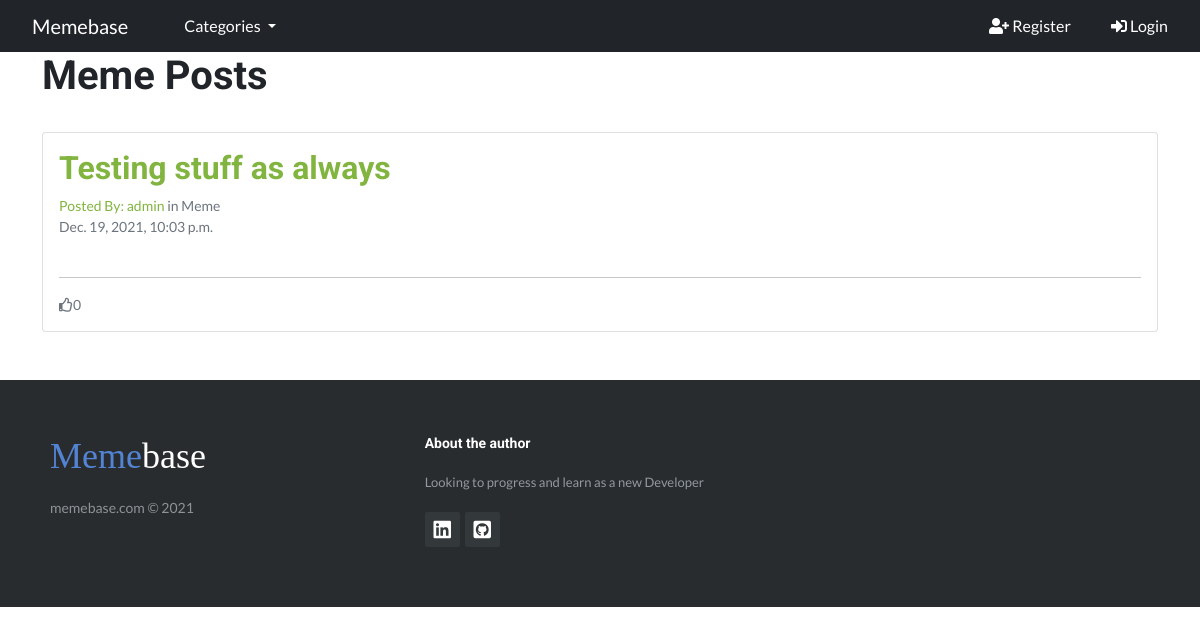
/category/Meme/, run on an earlier commit of the app's database.
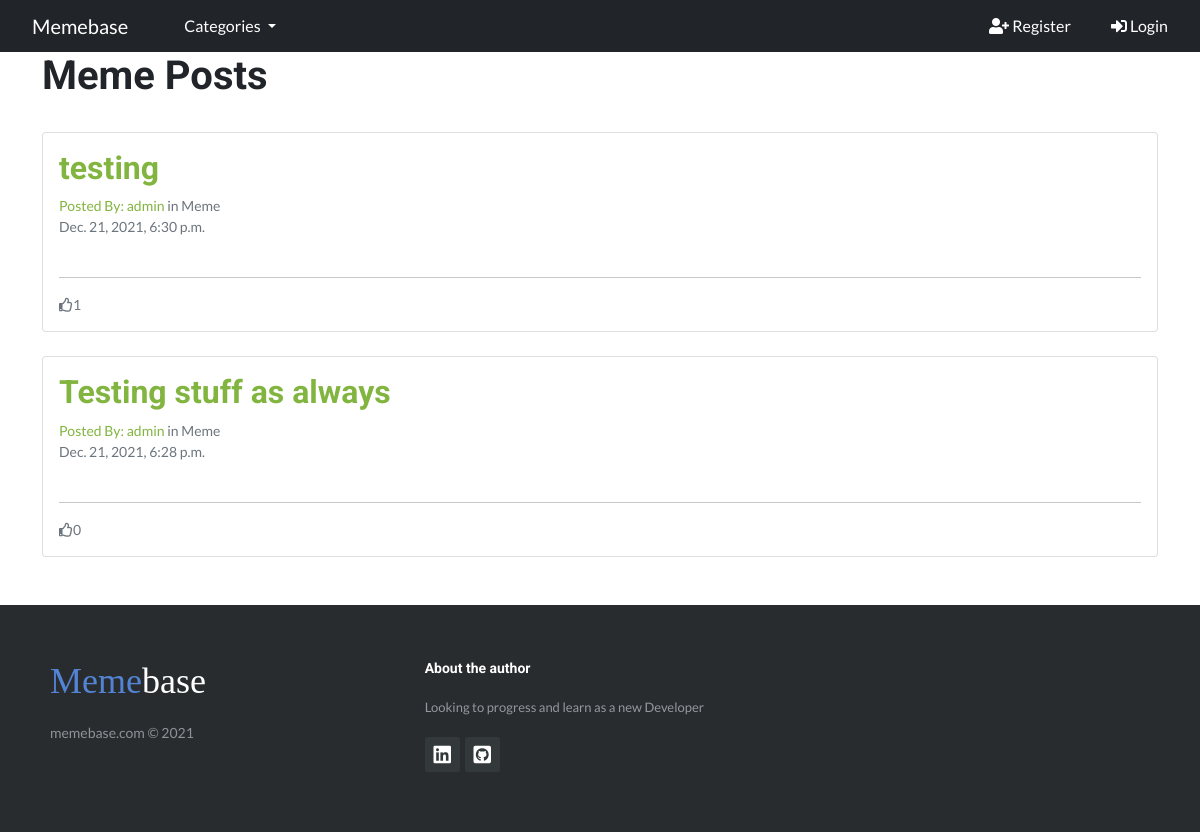
And on a later commit of the database.
### memeblog/models.py (models this page shows, shortened)
class Post(models.Model):
    title = models.CharField(max_length=200, unique=True)
    category = models.CharField(max_length=200)
    author = models.ForeignKey(User, on_delete=models.CASCADE, related_name="blog_posts")
    posted_on = models.DateTimeField(auto_now=True)
    content_image = CloudinaryField('image')
    likes = models.ManyToManyField(User, related_name='post_likes', blank=True)
    class Meta:
        ordering = ['-posted_on']

### memeblog/views.py (the view)
# urls.py: path('category/<category>/', CategoryView.as_view(), name='category'),
class CategoryView(ListView):
    template_name = 'category_page.html'
    context_object_name = 'catlist'
    def get_queryset(self):
        content = {
            'cat': self.kwargs['category'],
            'posts': Post.objects.filter(category=self.kwargs['category'])
        }
        return content

### memeblog/views.py (called while the page is built)
def category_list(request):
    category_list = Category.objects.all()
    context = {
        'category_list': category_list
    }
    return context

### templates/category_page.html (shortened to what this page needs)
{% extends "base.html" %}
{% block content %}
{% if catlist.posts %}
    <div class="container">
        <div class="row">
            <h1>{{ catlist.cat|title }} Posts</h1>
            <div class="col-lg-12 mb-4 mt-4">
                {% for post in catlist.posts %}
                    <div class="card mb-4">
                        <a href="{% url 'post_detail' post.pk %}">
                            <div class="card-body">
                                <h2 class="card-title">{{ post.title }}</h2>
                                <div class="small text-muted">Posted By: <a href="{% url 'profile_page' post.author.userprofile.id %}">{{ post.author }}</a> in {{ post.category }}
                                </div>
                                <div class="small text-muted">{{ post.posted_on }}</div>
                                <hr>
                                <div class="small text-muted"><i class="far fa-thumbs-up"></i>{{ post.likes.count }}</div>
                            </div>
                        </a>
                    </div>
                {% endfor %}
            </div>
        </div>
    </div>
{% else %}
<div class="container">
    <div class="row">
        <h2>Sorry this page does not exsist</h2>
    </div>
</div>
{% endif %}
{% endblock %}

### templates/base.html (shortened to what this page needs)
{% load static %}
{% load cloudinary %}
<!DOCTYPE html>
<html lang="en">
<head>
    <link rel="stylesheet" href="https://cdnjs.cloudflare.com/ajax/libs/font-awesome/5.15.3/css/all.min.css">
    <link rel="stylesheet" href="https://cdn.jsdelivr.net/npm/bootstrap@5.1.3/dist/css/bootstrap.min.css"
        type="text/css">
    <link rel="stylesheet" href="{% static 'css/style.css' %}">
</head>
<body>
    <nav class="navbar navbar-expand-lg navbar-dark bg-dark py-0 px-0">
        <div class="container-fluid">
            <a class="navbar-brand" href="{% url 'home' %}">Memebase</a>
            <div class="collapse navbar-collapse" id="navbarNavDropdown">
                <ul class="navbar-nav">
                    <li class="nav-item dropdown">
                        <a class="nav-link dropdown-toggle" href="#" id="navbarDropdownMenuLink" role="button"
                            data-bs-toggle="dropdown" aria-expanded="false">
                            Categories
                        </a>
                    </li>
                    {% if user.is_authenticated %}
                        {% if user.userprofile.id %}
                            <li class="nav-item">
                                <a class="nav-link" href="{% url 'add_post' %}">Add Post</a>
                            </li>
                            <li class="nav-item right dropdown">
                                <a class="nav-link dropdown-toggle" href="#" id="navbarDropdownMenuLink" role="button"
                                    data-bs-toggle="dropdown" aria-expanded="false">
                                    <i class="fas fa-user"></i> {{ user.username }} Logged in
                                </a>
                                <ul class="dropdown-menu dropdown-menu-dark" aria-labelledby="navbarDropdownMenuLink">
                                    <a class="dropdown-item" href="{% url 'profile_page' user.userprofile.id %}"> <i class="fas fa-id-badge"></i> Profile</a>
                                    <a class="dropdown-item" href="{% url 'edit_profile_page' user.userprofile.id %}"> <i class="fas fa-edit"></i> Edit Profile</a>
                                    <a class="dropdown-item" href="{% url 'edit_user_settings' %}"> <i class="fas fa-edit"></i>Settings</a>
                                    <a class="dropdown-item" href="{% url 'change_password' %}"> <i class="fas fa-key"></i> Change Password</a>
                                    <hr class="dropdown-divider">
                                    <a class="dropdown-item" href="{% url 'logout' %}"> <i class="fas fa-sign-out-alt"></i> Logout</a>
                                </ul>
                            </li>
                        {% else %}
                            <li class="nav-item">
                                <a class="nav-link" href="{% url 'create_profile_page' %}"> <i class="fas fa-edit"></i> Create Profile Page</a>
                            </li>
                            <li class="nav-item right dropdown">
                                <a class="nav-link dropdown-toggle" href="#" id="navbarDropdownMenuLink" role="button"
                                    data-bs-toggle="dropdown" aria-expanded="false">
                                    <i class="fas fa-user"></i> {{ user.username }} Logged in
                                </a>
                                <ul class="dropdown-menu dropdown-menu-dark" aria-labelledby="navbarDropdownMenuLink">
                                    <a class="dropdown-item" href="{% url 'edit_user_settings' %}"> <i class="fas fa-edit"></i>Settings</a>
                                    <a class="dropdown-item" href="{% url 'change_password' %}"> <i class="fas fa-key"></i> Change Password</a>
                                    <hr class="dropdown-divider">
                                    <a class="dropdown-item" href="{% url 'logout' %}"> <i class="fas fa-sign-out-alt"></i> Logout</a>
                                </ul>
                            </li>
                        {% endif %}
                    {% else %}
                        <li class="nav-item right">
                            <a class="nav-link" href="{% url 'register' %}"><i class="fas fa-user-plus"></i> Register</a>
                        </li>
                        <li class="nav-item">
                            <a class="nav-link" href="{% url 'login' %}"> <i class="fas fa-sign-in-alt"></i> Login</a>
                        </li>
                    {% endif %}
                </ul>
            </div>
        </div>
    </nav>
    <main>
        {% block content %}{% endblock content %}
    </main>
    <footer class="footer">
        <div class="row">
            <div class="col-sm-6 col-md-4 footer-navigation">
                <h3><a href="{% url 'home' %}"><span>Meme</span>base</a></h3>
                <p class="company-name">memebase.com © 2021</p>
            </div>
            <div class="col-sm-6 col-md-4 footer-about">
                <h4>About the author</h4>
                <p>Looking to progress and learn as a new Developer</p>
                <div class="social-links social-icons"><a href="https://www.linkedin.com/in/daryl-howai-934444211/" target="_blank"><i class="fab fa-linkedin"></i></a><a href="https://github.com/dhowai" target="_blank"><i class="fab fa-github-square"></i></a></div>
            </div>
        </div>
    </footer>
</body>
</html>

### static/css/style.css (style rules this page uses)
body { font-family: Lato, sans-serif; font-weight: 400; }
.h1, .h2, .h3, .h4, .h5, .h6, h1, h2, h3, h4, h5, h6 { font-family: Roboto, sans-serif; font-weight: bold; }
a { color: #82b440; text-decoration: none; }
.navbar-brand { padding: 11px 20px; }
.navbar-nav { width: 100%; }
.nav-link { color: #fff !important; }
.nav-item { padding: 6px 12px; text-align: center; }
.right { margin-left: auto; }
footer { background-color: #292c2f; width: 100%; text-align: left; font: bold; padding: 55px 50px; color: #fff }
.footer-navigation h3 { margin: 0; font: normal 36px Cookie, cursive; margin-bottom: 20px; color: #fff }
.footer-navigation h3 a { text-decoration: none; color: #fff }
.footer-navigation h3 span { color: #5383d3 }
.footer-navigation p.company-name { color: #8f9296; font-size: 14px; font-weight: normal; margin-top: 20px }
.footer-about h4 { display: block; color: #fff; font-size: 14px; font-weight: bold; margin-bottom: 20px }
.footer-about p { line-height: 20px; color: #92999f; font-size: 13px; font-weight: normal; margin: 0 }
div.social-links { margin-top: 20px; color: #fff }
.social-links a { display: inline-block; width: 35px; height: 35px; cursor: pointer; background-color: #33383b; border-radius: 2px; font-size: 20px; color: #ffffff; text-align: center; line-height: 35px; margin-right: 5px; margin-bottom: 5px }

What changed in the data, as far as the page shows it:
added Post: title "testing", author "admin", category "Meme", posted_on "Dec. 21, 2021, 6:30 p.m.", likes.count "1"
changed Post "Testing stuff as always": posted_on "Dec. 19, 2021, 10:03 p.m." → "Dec. 21, 2021, 6:28 p.m."
